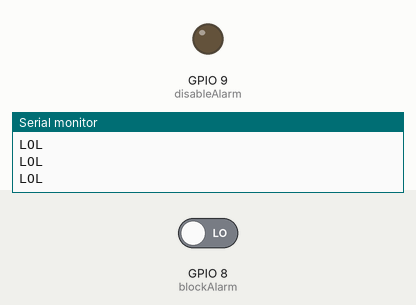
This sketch was run on a simulated ESP32-S3. Shown: output pins drawn as LEDs (lit = HIGH), the last lines printed to the serial monitor. The test bench sets the inputs (shaded band); at power-on: GPIO 8 (blockAlarm) LOW.

Above: at 2.3 s.
2.4 s: GPIO 8 (blockAlarm) driven HIGH
At 3.1 s:
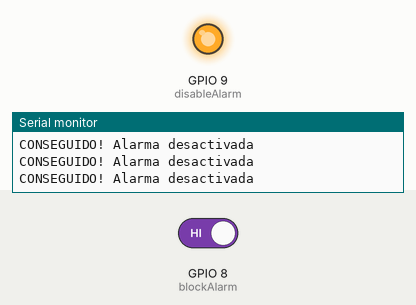
4.0 s: GPIO 8 (blockAlarm) driven LOW
At 4.3 s:
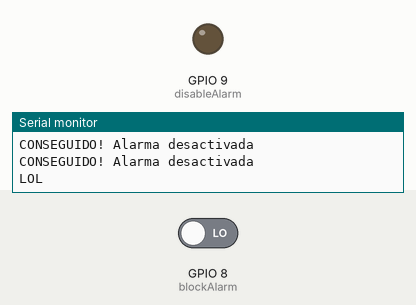
Timing chart, 0 to 7.0 s (numbered marks = the images above; inputs shaded):
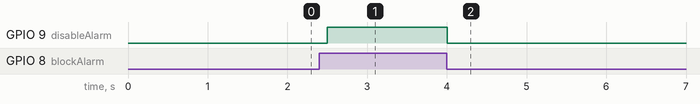

Measured:
- after the input at 2.4 s, GPIO 9 (disableAlarm): LOW → HIGH after 0.10 s
- after the input at 4.0 s, GPIO 9 (disableAlarm): HIGH → LOW at once

The sketch:

PruebaConexionESP32.ino
```cpp
const int disableAlarm = 9;  //Output de la pasarela
const int blockAlarm = 8;   //Input de la pasarela

bool _blockAlarm;
int var = 0;

void setup() {
  Serial.begin(9600);

  pinMode(blockAlarm, INPUT);    // Pin 8
  pinMode(disableAlarm, OUTPUT); // Pin 9
  digitalWrite(disableAlarm, LOW);
}

void loop() {
  // put your main code here, to run repeatedly:
  Serial.println("LOL");
  delay(500);
  _blockAlarm = digitalRead(blockAlarm);
  while(_blockAlarm){    //ESCUCHANDO
    digitalWrite(disableAlarm, HIGH);
    Serial.println("CONSEGUIDO! Alarma desactivada ");
    delay(100);
    _blockAlarm = digitalRead(blockAlarm);
    digitalWrite(disableAlarm, LOW);
  }

}
```
